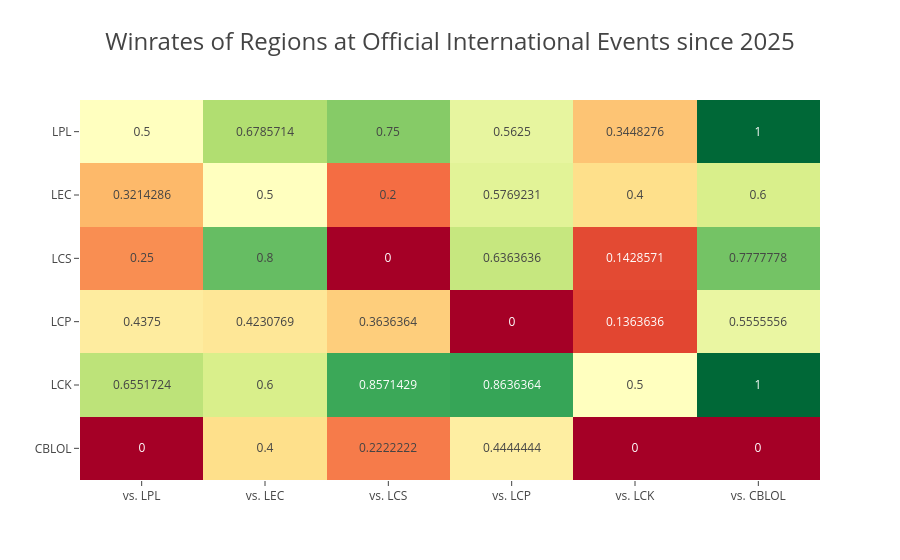

Notebook cell for this chart:
### Code cell
fig = px.density_heatmap(
    df_region_winrates,
    title="Winrates of Regions at Official International Events since 2025",
    x="enemy_region",
    y="team_region", 
    z="winrate",  
    color_continuous_scale=px.colors.diverging.RdYlGn,
    # ordering so same region matchups are in diagonal
    category_orders={ 
        "team_region":["LPL", "LEC", "LCS", "LCP", "LCK", "CBLOL"],
        "enemy_region":["LPL", "LEC", "LCS", "LCP", "LCK", "CBLOL"] 
    },
    text_auto=True, # display values
    ).update_xaxes(
        tickprefix="vs. ", # add prefix
        title_text="" # hide reduntant axis label
    ).update_yaxes(
        title_text=""
    ).update_layout(
    coloraxis_showscale=False, # hides legend
    title_font_size=24
)

fig.show()

### Figure 1 — Plotly figure (JSON) as saved in the notebook; plotly's stock layout.template omitted (floating-point values rounded to 4 significant figures)
{"data": [{"coloraxis": "coloraxis", "histfunc": "sum", "hovertemplate": "enemy_region=%{x}<br>team_region=%{y}<br>sum of winrate=%{z}<extra></extra>", "name": "", "texttemplate": "%{z}", "type": "histogram2d", "x": ["LCP", "LCK", "LPL", "LCS", "LEC", "LCK", "LEC", "CBLOL", "LCS", "LCP", "LPL", "LPL", "CBLOL", "LEC", "LCK", "LCS", "LEC", "LCP", "LPL", "CBLOL", "LCK", "LPL", "LCK", "LCS", "LEC", "LCP", "CBLOL", "LCS", "LPL", "LCP", "LEC", "CBLOL", "LCK"], "xaxis": "x", "xbingroup": "x", "y": ["CBLOL", "CBLOL", "CBLOL", "CBLOL", "CBLOL", "LCK", "LCK", "LCK", "LCK", "LCK", "LCK", "LCP", "LCP", "LCP", "LCP", "LCP", "LCS", "LCS", "LCS", "LCS", "LCS", "LEC", "LEC", "LEC", "LEC", "LEC", "LEC", "LPL", "LPL", "LPL", "LPL", "LPL", "LPL"], "yaxis": "y", "ybingroup": "y", "z": [0.4444, 0.0, 0.0, 0.2222, 0.4, 0.5, 0.6, 1.0, 0.8571, 0.8636, 0.6552, 0.4375, 0.5556, 0.4231, 0.1364, 0.3636, 0.8, 0.6364, 0.25, 0.7778, 0.1429, 0.3214, 0.4, 0.2, 0.5, 0.5769, 0.6, 0.75, 0.5, 0.5625, 0.6786, 1.0, 0.3448]}], "layout": {"coloraxis": {"autocolorscale": false, "colorbar": {"title": {"text": "sum of winrate"}}, "colorscale": [[0, "rgb(165,0,38)"], [0.1, "rgb(215,48,39)"], [0.2, "rgb(244,109,67)"], [0.3, "rgb(253,174,97)"], [0.4, "rgb(254,224,139)"], [0.5, "rgb(255,255,191)"], [0.6, "rgb(217,239,139)"], [0.7, "rgb(166,217,106)"], [0.8, "rgb(102,189,99)"], [0.9, "rgb(26,152,80)"], [1, "rgb(0,104,55)"]], "showscale": false}, "legend": {"tracegroupgap": 0}, "title": {"font": {"size": 24}, "text": "Winrates of Regions at Official International Events since 2025"}, "xaxis": {"anchor": "y", "categoryarray": ["LPL", "LEC", "LCS", "LCP", "LCK", "CBLOL"], "categoryorder": "array", "domain": [0, 1], "tickprefix": "vs. ", "title": {"text": ""}}, "yaxis": {"anchor": "x", "categoryarray": ["CBLOL", "LCK", "LCP", "LCS", "LEC", "LPL"], "categoryorder": "array", "domain": [0, 1], "title": {"text": ""}}}}
